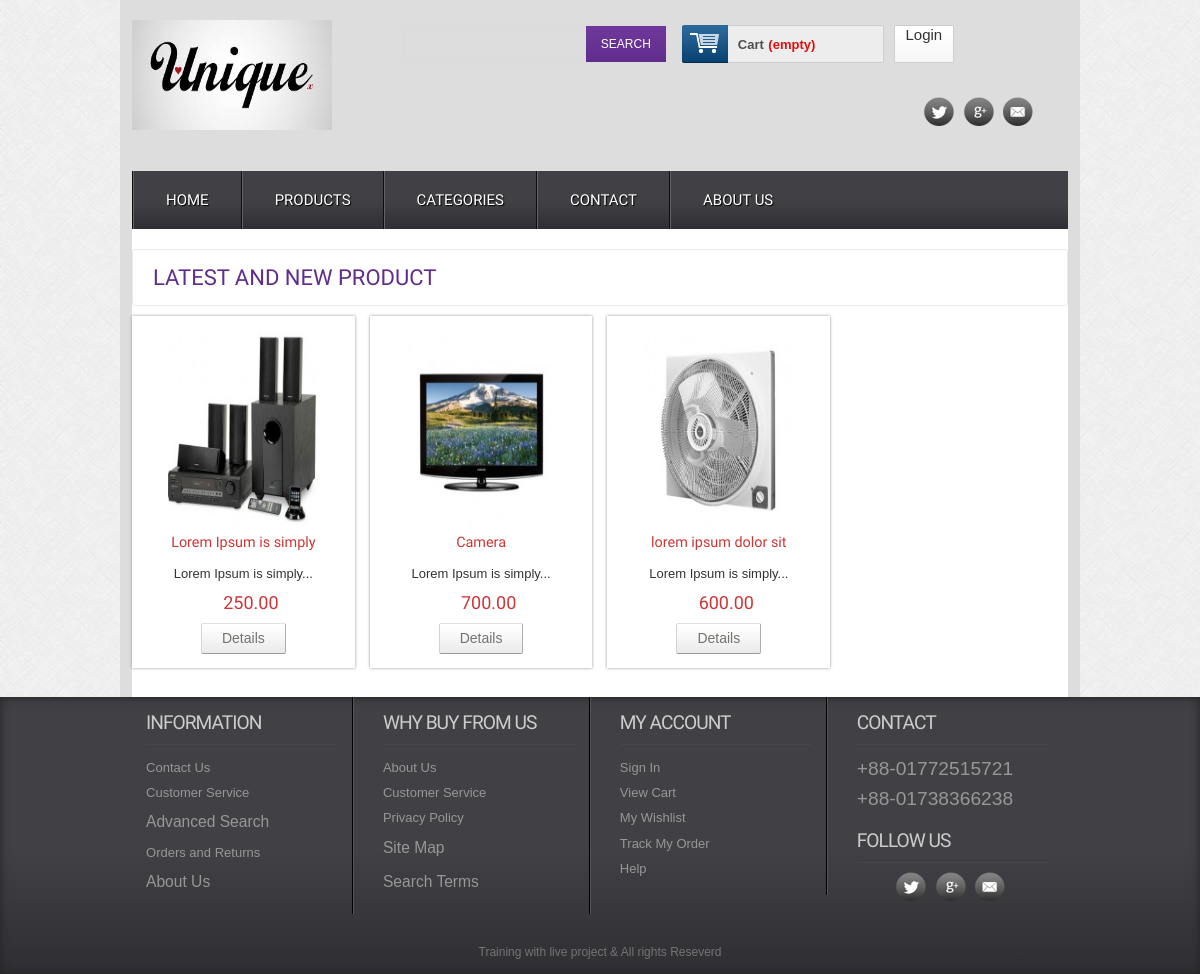
The app's page /productbycat.php?catId=29 with its own data.
### tables this page shows
CREATE TABLE `tbl_product` (
  `productId` int(11) NOT NULL,
  `productName` varchar(150) NOT NULL,
  `catId` int(11) NOT NULL,
  `brandId` int(11) NOT NULL,
  `body` text NOT NULL,
  `price` float(10,2) NOT NULL,
  `image` varchar(255) NOT NULL,
  `type` tinyint(4) NOT NULL DEFAULT '0'
);

### classes/Product.php (called while the page is built, shortened)
<?php
    $filepath = realpath(dirname(__FILE__));
require_once ($filepath .'/../lib/Database.php');
require_once ($filepath .'/../helpers/Format.php');
?>
<?php
class Product {
    private $db;
    public function __construct() {
        $this->db = new Database();
    }
    public function getProductByCategoryId($catId){
        $query = "SELECT * FROM tbl_product WHERE catId='$catId' ORDER BY productId DESC LIMIT 8";
        $result = $this->db->select2($query);
        return $result;
    }
}
?>

### lib/Database.php (called while the page is built, shortened)
<?php
Class Database {
    public $host = DB_HOST;
    public $user = DB_USER;
    public $pass = DB_PASS;
    public $dbname = DB_NAME;
    public $link;
    private function connectDB() {
        $this->link = new mysqli($this->host, $this->user, $this->pass, $this->dbname);
        $this->link->set_charset("utf8");
    }
    public function select2($query) {
        $result = $this->link->query($query) or die($this->link->error . __LINE__);
        if ($result->num_rows > 0) {
            return $result->fetch_all(MYSQLI_ASSOC);
        } else {
            return false;
        }
    }
}

### helpers/Format.php (called while the page is built, shortened)
<?php
 class Format{
     public function textShorten($text,$limit){
         $text = substr($text,0,$limit);
         $text = substr($text,0,strrpos($text,' '));
         $text = $text."...";
        return $text;
     }
 }
?>

### productbycat.php (the view, shortened to what this page needs)
<?php require_once("inc/header.php"); ?>
<?php
    if(!isset($_GET['catId']) || $_GET['catId'] == NULL){
        echo "<script>window.location = 'index.php';</script>";
    }else{
        $catId = preg_replace('/[^-a-zA-Z0-9_]/','',$_GET['catId']);
    }
?>
 <div class="main">
    <div class="content">
    	<div class="content_top">
    		<div class="heading">
    		<h3>Latest And New Product </h3>
    		</div>
    	</div>
	      <div class="section group">
	        <?php
                $getProduct = $pd->getProductByCategoryId($catId);
                if($getProduct){
                   foreach($getProduct as $product){
                       extract($product);
            ?>
				<div class="grid_1_of_4 images_1_of_4">
				     <a href="details.php?proId=<?=$productId;?>"> <img src="admin/upload/<?= $image; ?>" alt="" height="190"/></a>
					 <h2><?=$productName;?></h2>
					 <p><?=$fm->textShorten($body,30); ?></p>
					 <p><span class="price"><?=$price;?></span></p>
				     <div class="button"><span><a href="details.php?proId=<?=$productId;?>" class="details">Details</a></span></div>
				</div>
             <?php } }else{
                echo "<span style='color:red;font-size:20px;display:block;margin:10px 0;'>Category is empty now</span>";
             } ?>
			</div>
    </div>
 </div>
<?php require_once("inc/footer.php"); ?>

### css/style.css (style rules this page uses)
html,body,div,span,applet,object,iframe,h1,h2,h3,h4,h5,h6,p,blockquote,pre,a,abbr,acronym,address,big,cite,code,del,dfn,em,img,ins,kbd,q,s,samp,small,strike,strong,sub,sup,tt,var,b,u,i,dl,dt,dd,ol,nav ul,nav li,fieldset,form,label,legend,table,caption,tbody,tfoot,thead,tr,th,td,article,aside,canvas,details,embed,figure,figcaption,footer,header,hgroup,menu,nav,output,ruby,section,summary,time,mark,audio,video { margin:0;padding:0;border:0;font-size:100%;font:inherit;vertical-align:baseline; }
a { text-decoration:none; }
img { max-width:100%; }
body { font-family:Arial, Helvetica, sans-serif; background:url(../images/body_bg3.jpg); }
.section { clear: both; padding: 0px; margin: 0px; }
.group:before, .group:after { content:""; display:table; }
.group:after { clear:both; }
.group { zoom:1; }
.content { padding:20px 0; background:#FFF; }
.content h2 { font-size:23px; color:#6C6C6C; font-family: 'Monda', sans-serif; }
.content_top { padding:15px 20px; border:1px solid #EBE8E8; border-radius:3px; }
.heading { float:left; margin-right:10%; }
.heading h3 { font-family: 'Monda', sans-serif; font-size:22px; color:#602D8D; text-transform:uppercase; }
.grid_1_of_4 { display: block; float:left; margin: 1% 0 1% 1.6%; box-shadow: 0px 0px 3px rgb(150, 150, 150); }
.grid_1_of_4:first-child { margin-left: 0; }
.images_1_of_4 { width: 20.8%; padding:1.5%; text-align:center; position:relative; }
.images_1_of_4 img { width: 150px; height: 200px; }
.images_1_of_4 h2 { color: #CC3636; font-family: 'Monda', sans-serif; font-size:0.9em; font-weight : normal; }
.images_1_of_4 p { font-size:0.8125em; padding:0.4em 0; color: #333; }
.images_1_of_4 p span.price { font-size:18px; font-family: 'Monda', sans-serif; color: #CC3636; margin-left:15px; }
.images_1_of_4 .button { float: left; line-height: 1.9em; margin-top: 0.3em; width: 100%; }
.images_1_of_4 .button a { padding:7px 20px; font-size:0.8em; }
.images_1_of_4 .button a { font-family: "Trebuchet MS",Arial,Helvetica,sans-serif; font-size: 14px; line-height: 15px; text-transform: none; color: #737370; text-decoration: none!important; background: url(../images/button-bg.png) repeat-x 0 0 #E8E8E8; display: inline-block; border-left: 1px solid #D4D4D4!important; border-right: 1px solid #ADADAD!important; border-top: 1px solid #E0E0E0!important; border-bottom: 1px solid #9C9C9C!important; cursor: pointer!important; margin: 0 2px; border-radius: 2px; -moz-border-radius: 2px; -webkit-border-radius: 2px; -webkit-transition: all 0.5s ease; -moz-transition: all 0.5s ease; -o-transition: all 0.5s ease; transition: all 0.5s ease; }

### records on screen
tbl_product: image (picture), productName "Lorem Ipsum is simply", body "Lorem Ipsum is simply...", price "250.00"
tbl_product: image (picture), productName "Camera", body "Lorem Ipsum is simply...", price "700.00"
tbl_product: image (picture), productName "lorem ipsum dolor sit", body "Lorem Ipsum is simply...", price "600.00"
